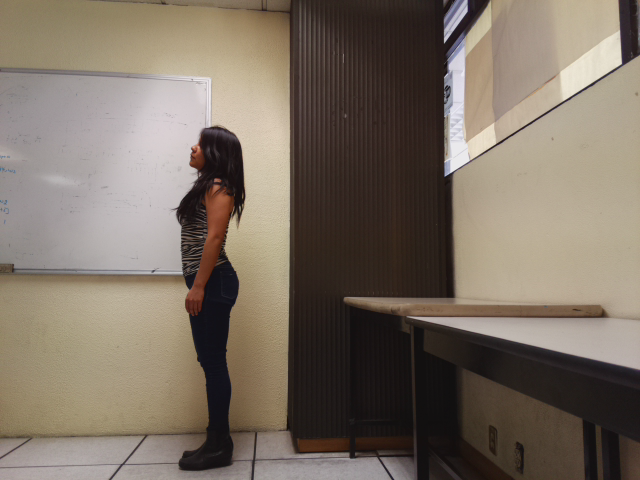
#> input picture Entrenamiento(Solo Momentos)/Pruebas/Imagenes1/prueba1.bmp, 640 x 480 px, given in place of prueba.mp4, which was not available
$ python detect.py   (older library calls are emulated)
#> lines starting #> are read from the running program, lines starting #| are printed output that depends on the picture; pictures that were not available may be replaced by others from this repository, and a replacement may not be noted
# encoding: utf-8
import numpy as np
import cv2
import time
#en python 2 no hay error por la camara en python 3 si los hay

camara = cv2.VideoCapture("prueba.mp4")
#camara = cv2.VideoCapture(0)

fondo = None 							# Inicializar el fondo

while True:								# Recorrer todo el video

	(grabbed, frame) = camara.read() 	# Obtener frame del video
#> frame is the input picture: shape (480, 640, 3); mean B, G, R 99.5, 111.7, 123.4

	if not grabbed: 					# Si hemos llegado al final del vídeo salimos
		break

	gris = cv2.cvtColor(frame, cv2.COLOR_BGR2GRAY)		# Escala de grises
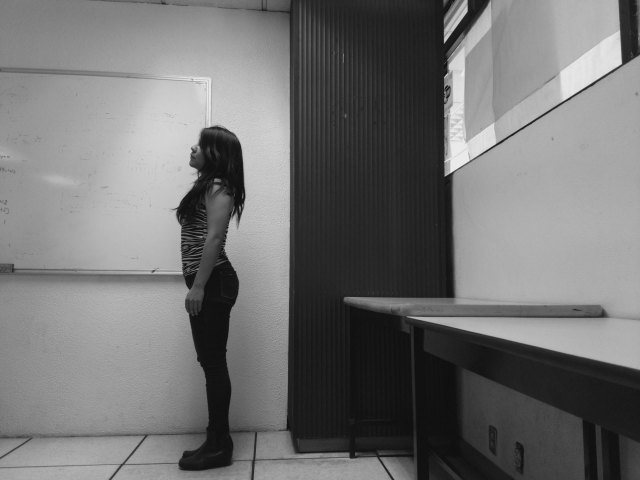
#> gris: shape (480, 640); min 15, max 234, mean 113.8

	gris = cv2.GaussianBlur(gris, (23, 23), 0)			# 23 Tamanio del kernel, Suavizado para eliminar ruido, calcula el 0 por default
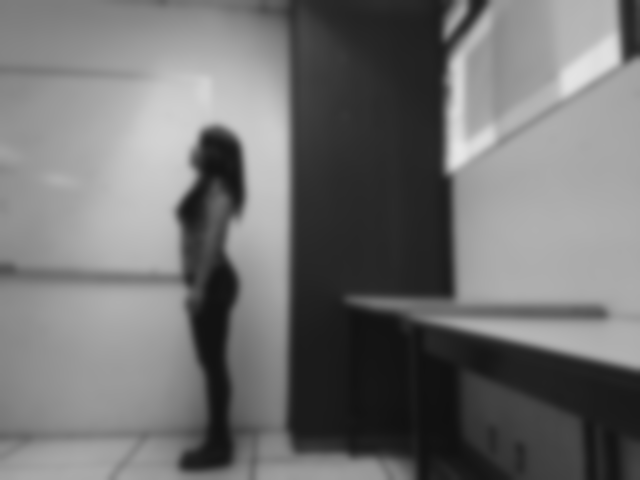
#> gris: shape (480, 640); min 16, max 231, mean 113.8

	if fondo is None:									# Si todavía no hemos obtenido el fondo, lo obtenemos
														# Será el primer frame que obtengamos
		fondo = gris
		continue

	resta = cv2.absdiff(fondo, gris)					# Calculo de la diferencia entre el fondo y el frame actual

	umbral = cv2.threshold(resta, 25, 255, cv2.THRESH_BINARY)[1] # Umbralizado
 	#revisar con adaptativeThreshold
	umbral = cv2.dilate(umbral, None, iterations=2)		# Dilatar umbral para evitar huecos

	contornosimg = umbral.copy()						# Copiamos el umbral para detectar los contornos
 	#im,
	contornos, hierarchy = cv2.findContours(contornosimg,cv2.RETR_TREE,cv2.CHAIN_APPROX_SIMPLE)	# Buscamos contorno en la imagen
 	# (imagen, contornos, jerarquia) = cv2.findContours(imagenbinarizada, modo_contorno, metodo_aproximacion)
 	# CHAIN_APPROX_SIMPLE=elimina todos los puntos redundantes, RETR_TREE=Recupera todos los contornos y crea una lista de jerarquía familiar completa.
	for c in contornos:									# Recorremos todos los contornos encontrados
		if cv2.contourArea(c) < 500:					# Eliminamos los contornos más pequeños
			continue

		(x, y, w, h) = cv2.boundingRect(c)				# Obtenemos el bounds del contorno, el rectángulo mayor que engloba al contorno
		cv2.rectangle(frame, (x, y), (x + w, y + h), (0, 255, 0), 2)	# Dibujamos el rectángulo del bounds

	cv2.namedWindow("Original", cv2.WINDOW_NORMAL)
	cv2.imshow("Original", frame)
	cv2.namedWindow("Original con umbral", cv2.WINDOW_NORMAL)
	cv2.imshow("Original con umbral", umbral)
	cv2.namedWindow("Resta", cv2.WINDOW_NORMAL)
	cv2.imshow("Resta", resta)
	cv2.namedWindow("Contorno", cv2.WINDOW_NORMAL)
	cv2.imshow("Contorno", contornosimg)

	# Capturamos una tecla para salir
	key = cv2.waitKey(1) & 0xFF

	# Tiempo de espera para que se vea bien
	time.sleep(0.015)

	# Si ha pulsado la letra s, salimos
	if key == ord("s"):
		break

camara.release()
cv2.destroyAllWindows()

$ run again, on Entrenamiento(Solo Momentos)/Pruebas/Imagenes1/prueba10.bmp
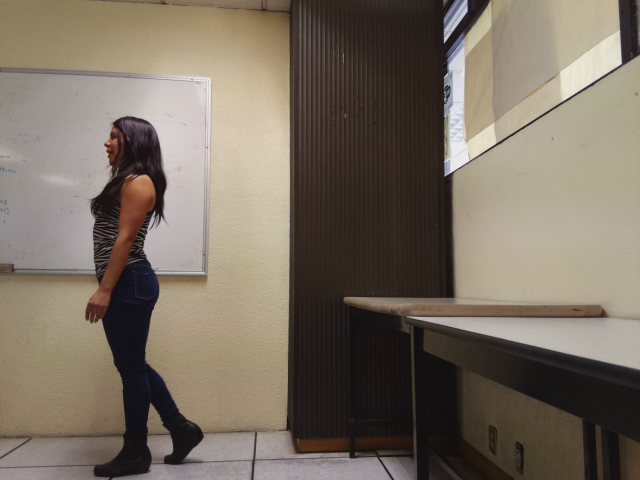
#> input picture Entrenamiento(Solo Momentos)/Pruebas/Imagenes1/prueba10.bmp, 640 x 480 px, given in place of prueba.mp4, which was not available
#> frame is the input picture: shape (480, 640, 3); mean B, G, R 98.1, 110.3, 121.1
#> `gris = cv2.cvtColor(frame, cv2.COLOR_BGR2GRAY)`:
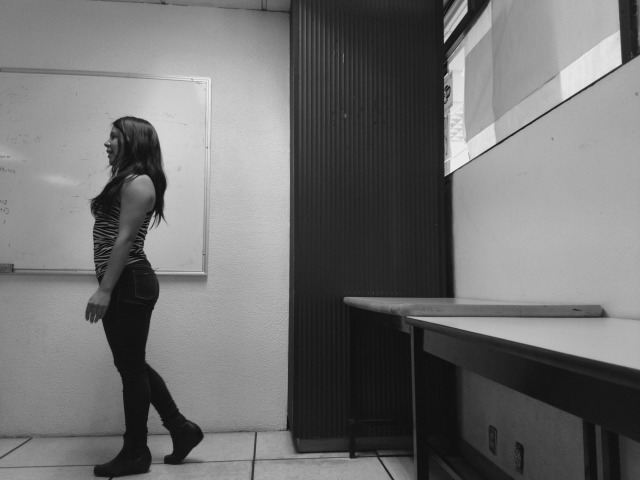
#> gris: shape (480, 640); min 15, max 234, mean 112.1
#> `gris = cv2.GaussianBlur(gris, (23, 23), 0)`:
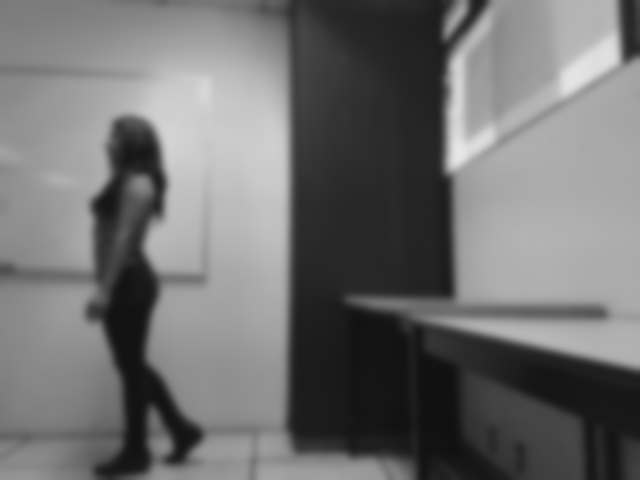
#> gris: shape (480, 640); min 16, max 231, mean 112.1

$ run again, on Entrenamiento(Solo Momentos)/Pruebas/Imagenes1/prueba11.bmp
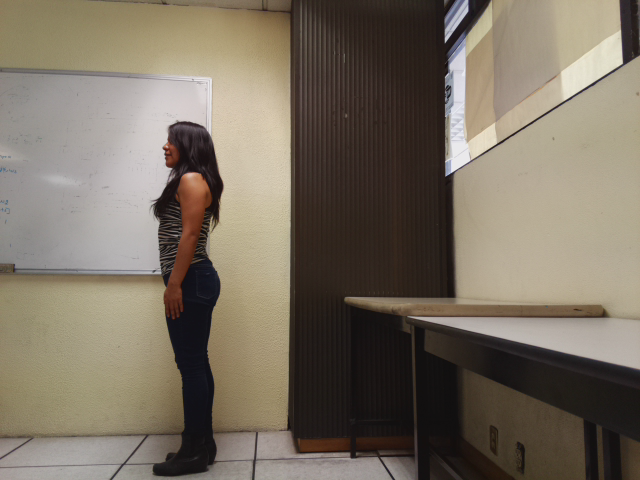
#> input picture Entrenamiento(Solo Momentos)/Pruebas/Imagenes1/prueba11.bmp, 640 x 480 px, given in place of prueba.mp4, which was not available
#> frame is the input picture: shape (480, 640, 3); mean B, G, R 97.6, 111.6, 121.5
#> `gris = cv2.cvtColor(frame, cv2.COLOR_BGR2GRAY)`:
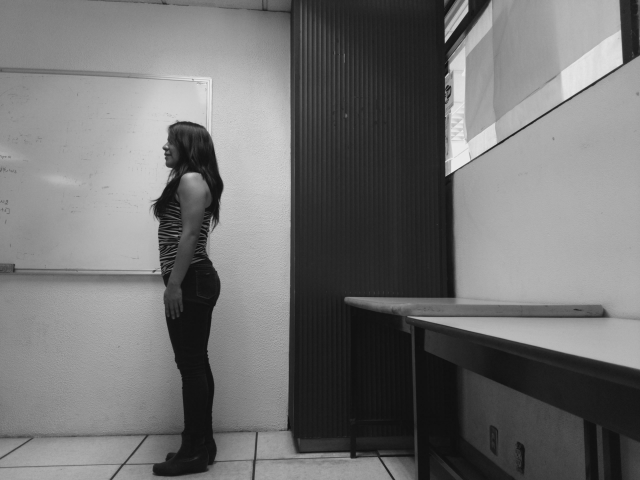
#> gris: shape (480, 640); min 15, max 234, mean 113
#> `gris = cv2.GaussianBlur(gris, (23, 23), 0)`:
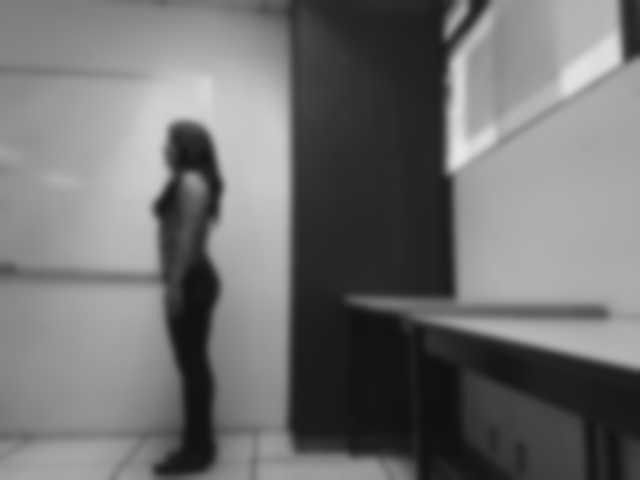
#> gris: shape (480, 640); min 16, max 231, mean 113
